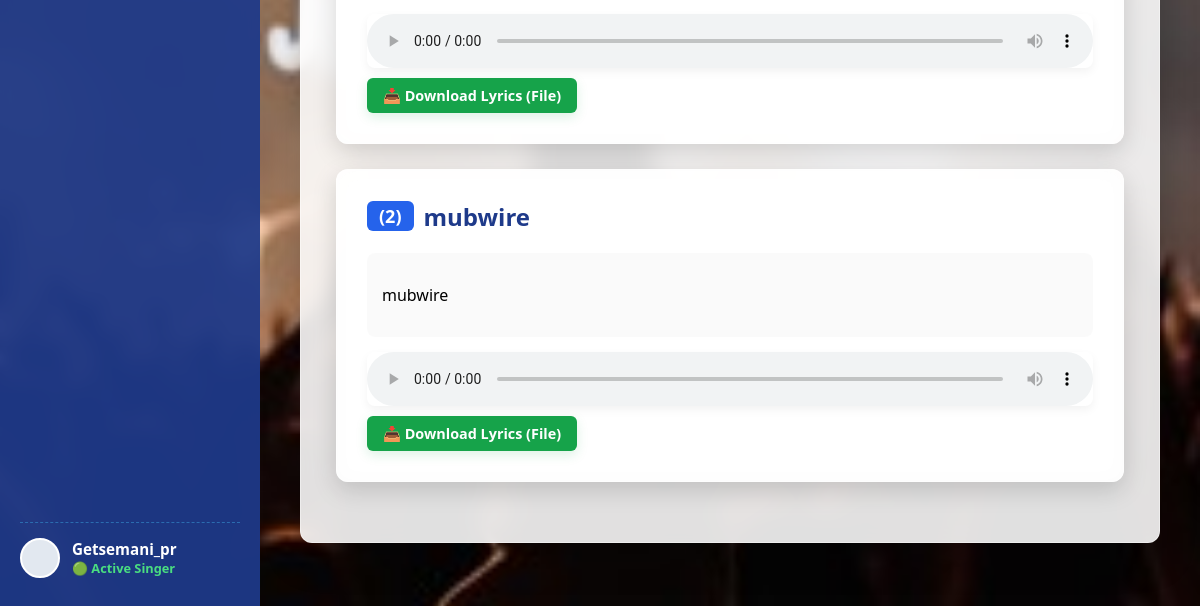
The page /songs/ (signed in, lower part) on the database as committed earlier.
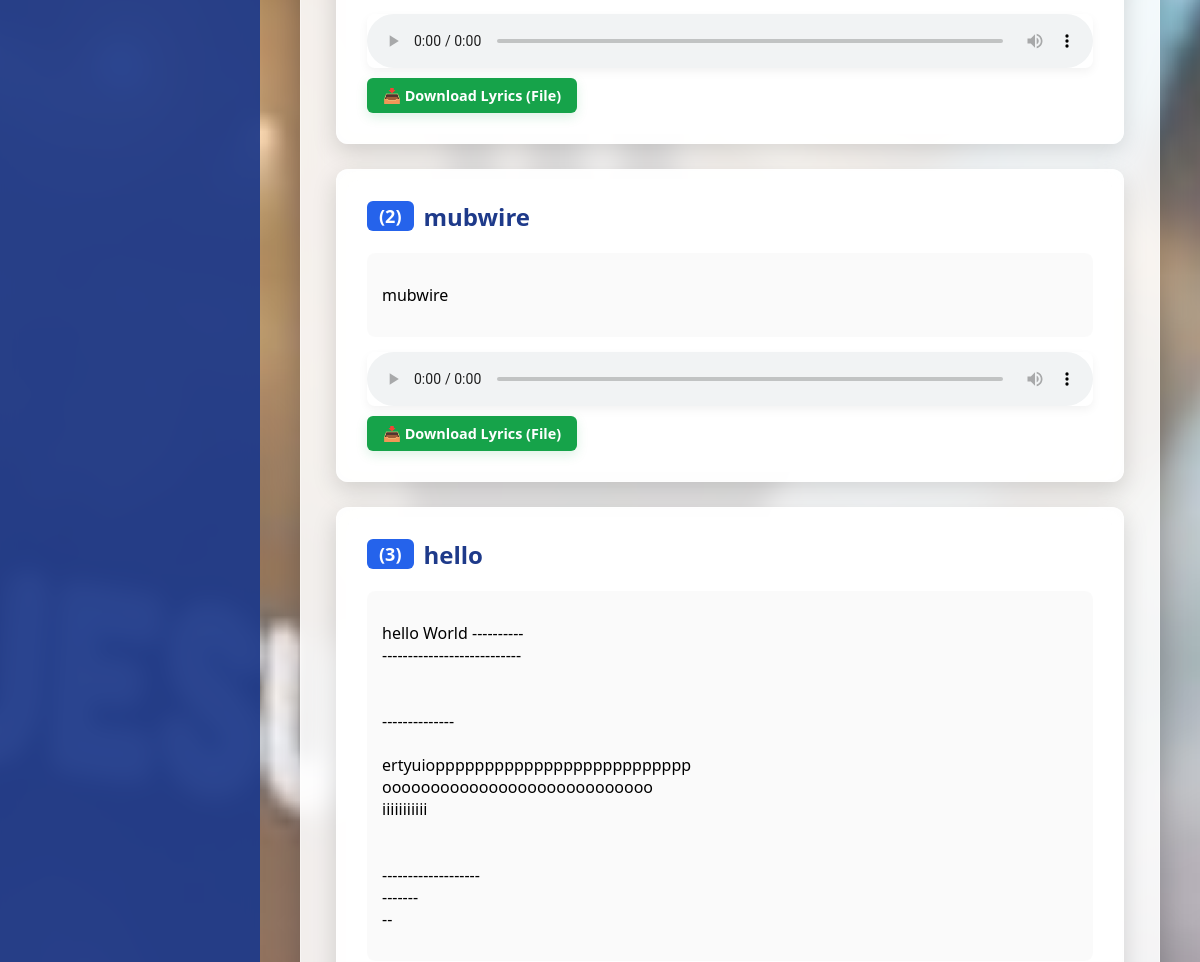
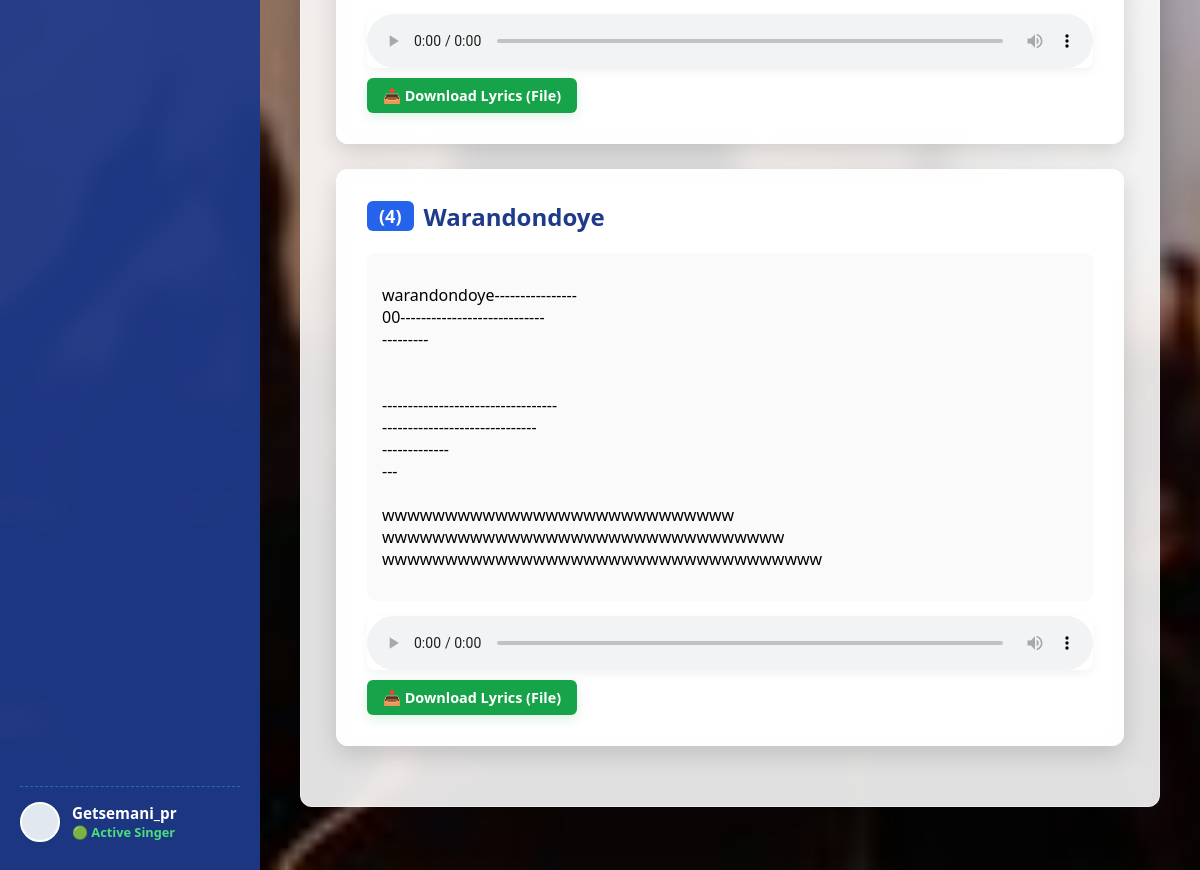
The same page on the database as committed later (2 pictures, top to bottom).
### choir_app/models.py (models this page shows, shortened)
class Song(models.Model):
    title = models.CharField(max_length=200)
    lyrics = models.TextField()
    audio_file = models.FileField(upload_to='choir_audios/', blank=True, null=True)

### choir_app/views.py (the view, shortened to what this page needs)
# urls.py: path('songs/', views.songs_list, name='songs_list'),
@login_required(login_url='/login/')
def songs_list(request):
    query = request.GET.get('q', '')
    if query:
        songs = Song.objects.filter(title__icontains=query) | Song.objects.filter(lyrics__icontains=query)
    else:
        songs = Song.objects.all()
    return render(request, 'choir_app/songs.html', {'songs': songs, 'query': query})

### choir_app/templates/choir_app/songs.html (shortened to what this page needs)
{% load static %}
<!DOCTYPE html>
<html lang="en">
<head>
</head>
<body>
    <div class="sidebar" style="display: flex; flex-direction: column; justify-content: space-between;">
        <div class="user-profile-card">
            <div class="profile-img"></div>
            <div>
                <div style="font-weight: bold; font-size: 0.95em;">Getsemani_pr</div>
                <div style="font-size: 0.8em; color: #4ade80; font-weight: bold; display: flex; align-items: center; gap: 4px;">🟢 Active Singer</div>
            </div>
        </div>
    </div>
    <div class="main-workspace">
        <div class="container-box">
            {% for song in songs %}
                <div class="song-card">
                    <h2>
                        <span style="background: #2563eb; color: white; padding: 3px 12px; border-radius: 6px; font-size: 0.75em;">({{ forloop.counter }})</span>
                        {{ song.title }}
                    </h2>
                    {% if song.lyrics %}
                    <div id="lyrics-box-{{ song.id }}" style="padding: 15px; background: rgba(0,0,0,0.02); border-radius: 8px;">
                        <p style="white-space: pre-line;">{{ song.lyrics }}</p>
                    </div>
                    {% else %}
                        <p style="color: #64748b; font-style: italic;">Nta magambo (Lyrics) yanditswe kuri iyi ndirimbo.</p>
                    {% endif %}
                    {% if song.audio_file %}
                        <audio controls controlsList="nodownload">
                            <source src="{{ song.audio_file.url }}" type="audio/mpeg">
                        </audio>
<a href="?download_lyrics_id={{ song.id }}" style="background: #16a34a; color: white; text-decoration: none; padding: 8px 16px; border-radius: 6px; font-weight: bold; font-size: 0.9em; margin-top: 5px; display: inline-flex; align-items: center; gap: 6px; box-shadow: 0 4px 12px rgba(22, 163, 74, 0.15);">
    📥 Download Lyrics (File)
</a>
                    {% endif %}
                </div>
            {% empty %}
                <div class="song-card" style="text-align: center;">
                    <p style="color: #64748b; font-style: italic; margin: 0;">Nta ndirimbo n'imwe uhuje n'iryo jambo rishakishwa.</p>
                </div>
            {% endfor %}
        </div>
    </div>
</body>
</html>

Rows that differ between the two databases and show on the page:
added Song: title "hello", lyrics "hello World ---------- --------------------------- -------------- ertyuiopppppppppppppppppppppppppp oooooooooooooooooooooooooooo iiiiiiiiiii ------------------- ------- --"
added Song: title "Warandondoye", lyrics "warandondoye---------------- 00---------------------------- --------- ---------------------------------- ------------------------------ ------------- --- wwwwwwwwwwwwwwwwwwwwwwwwwwww wwwwwwwwwwwwwwwwwwwwwwwwwwwwwwww wwwwwwwwwwwwwwwwwwwwwwwwwwwwwwwwwww"
